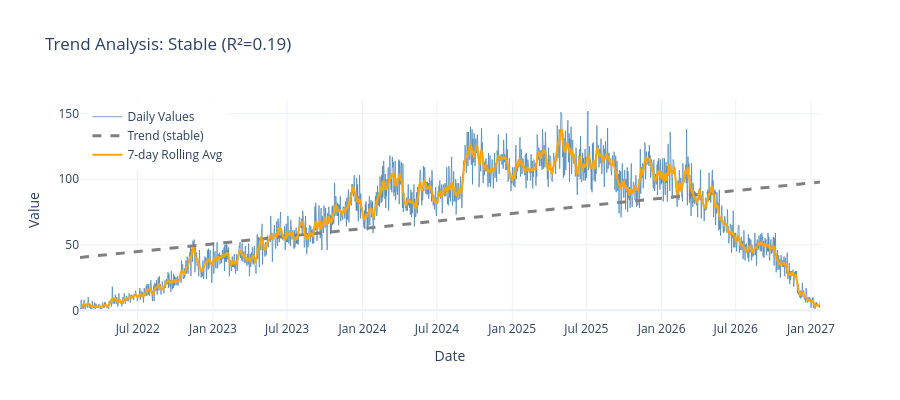

Source (notebook cell):
### Markdown cell above
## 1c.5 Trend Detection

**📖 Understanding Trends:**
- **Increasing**: Metric growing over time (e.g., expanding customer base)
- **Decreasing**: Metric shrinking (e.g., declining engagement)
- **Stationary**: No significant trend (stable business)

**Impact on ML:**
- Strong trends can cause data leakage if not handled
- Consider detrending or adding trend as explicit feature

### Code cell
# Trend Analysis - computation and visualization
from customer_retention.stages.profiling import generate_trend_recommendations

analyzer = TemporalPatternAnalyzer(time_column=TIME_COLUMN)
trend_result = analyzer.detect_trend(daily_data, value_column=analysis_col)
trend_recs = generate_trend_recommendations(trend_result, mean_value=daily_data[analysis_col].mean())

# Visualization
direction_emoji = {"increasing": "📈", "decreasing": "📉", "stable": "➡️", "unknown": "❓"}
print(f"Trend: {direction_emoji.get(trend_result.direction.value, '')} {trend_result.direction.value.upper()} (R²={trend_result.strength:.2f})")

fig = go.Figure()
fig.add_trace(go.Scatter(
    x=daily_data[TIME_COLUMN], y=daily_data[analysis_col],
    mode="lines", name="Daily Values", line=dict(color="steelblue", width=1), opacity=0.7
))

if trend_result.slope is not None:
    x_numeric = timedelta_to_days(daily_data[TIME_COLUMN] - daily_data[TIME_COLUMN].min())
    y_trend = trend_result.slope * x_numeric + (daily_data[analysis_col].mean() - trend_result.slope * x_numeric.mean())
    trend_color = {TrendDirection.INCREASING: "green", TrendDirection.DECREASING: "red"}.get(trend_result.direction, "gray")
    fig.add_trace(go.Scatter(
        x=daily_data[TIME_COLUMN], y=y_trend, mode="lines",
        name=f"Trend ({trend_result.direction.value})", line=dict(color=trend_color, width=3, dash="dash")
    ))

rolling_avg = daily_data[analysis_col].rolling(window=pattern_config.rolling_window, center=True).mean()
fig.add_trace(go.Scatter(
    x=daily_data[TIME_COLUMN], y=rolling_avg, mode="lines",
    name=f"{pattern_config.rolling_window}-day Rolling Avg", line=dict(color="orange", width=2)
))

fig.update_layout(
    title=f"Trend Analysis: {trend_result.direction.value.title()} (R²={trend_result.strength:.2f})",
    xaxis_title="Date", yaxis_title="Value", template="plotly_white", height=400,
    legend=dict(yanchor="top", y=0.99, xanchor="left", x=0.01)
)
display_figure(fig)

### Figure 1 — Plotly figure (JSON) as saved in the notebook; plotly's stock layout.template omitted (floating-point values rounded to 4 significant figures; data arrays with more than 128 entries replaced by an {"elided": "..."} marker saying what was removed)
{"data": [{"line": {"color": "steelblue", "width": 1}, "mode": "lines", "name": "Daily Values", "opacity": 0.7, "type": "scatter", "x": {"elided": "1806 str values"}, "y": {"elided": "1806 int values"}}, {"line": {"color": "gray", "dash": "dash", "width": 3}, "mode": "lines", "name": "Trend (stable)", "type": "scatter", "x": {"elided": "1806 str values"}, "y": {"elided": "1806 float values"}}, {"line": {"color": "orange", "width": 2}, "mode": "lines", "name": "7-day Rolling Avg", "type": "scatter", "x": {"elided": "1806 str values"}, "y": {"elided": "1806 float values"}}], "layout": {"height": 400, "legend": {"x": 0.01, "xanchor": "left", "y": 0.99, "yanchor": "top"}, "title": {"text": "Trend Analysis: Stable (R²=0.19)"}, "xaxis": {"title": {"text": "Date"}}, "yaxis": {"title": {"text": "Value"}}}}
